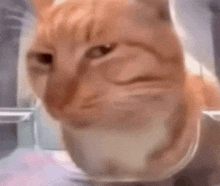
#> input picture openCV/cat-cat-meme.jpg, 220 x 186 px
$ jupyter execute opencv_filtering_practice.ipynb   (shell and % lines are left out)
#> lines starting #> are read from the running program, lines starting #| are printed output that depends on the picture; after the words box and inside, x2 and y2 are one past the last pixel; in counts of white or black regions, pixels touching at a corner belong together
# OpenCV Image Filtering Practice

This notebook demonstrates various image filtering techniques using OpenCV:
- Blurring filters (Averaging, Gaussian, Median)
- Sharpening filters
- Image comparison and saving

**Note**: This notebook is adapted for Jupyter environment with matplotlib for image display instead of cv2.imshow()

[cell 1]
import cv2
import numpy as np
import os
import matplotlib.pyplot as plt
from matplotlib.patches import Rectangle

# Set matplotlib to display images inline

print(f"OpenCV Version: {cv2.__version__}")
print(f"NumPy Version: {np.__version__}")

[cell 2]
# --- Configuration ---
image_path = 'cat-cat-meme.jpg'  # Using available cat image
output_dir = 'output_images_day62/'  # Directory to save processed images

# Create output directory if it doesn't exist
if not os.path.exists(output_dir):
    os.makedirs(output_dir)
    print(f"Created output directory: {output_dir}")
else:
    print(f"Output directory already exists: {output_dir}")

[cell 3]
# Helper function to display images using matplotlib (Jupyter-friendly)
def display_and_save(title, image, filename=None, figsize=(10, 8)):
    """
    Display image using matplotlib and optionally save it
    """
    plt.figure(figsize=figsize)

    # Convert BGR to RGB for matplotlib display
    if len(image.shape) == 3:
        image_rgb = cv2.cvtColor(image, cv2.COLOR_BGR2RGB)
        plt.imshow(image_rgb)
    else:
        plt.imshow(image, cmap='gray')

    plt.title(title, fontsize=14, fontweight='bold')
    plt.axis('off')
    plt.tight_layout()
    plt.show()

    if filename:
        full_path = os.path.join(output_dir, filename)
        cv2.imwrite(full_path, image)
        print(f"  Saved: {full_path}")

def display_comparison(title, img1, img2, label1="Original", label2="Processed", figsize=(15, 6)):
    """
    Display two images side by side for comparison
    """
    fig, axes = plt.subplots(1, 2, figsize=figsize)

    # Convert BGR to RGB for matplotlib display
    if len(img1.shape) == 3:
        img1_rgb = cv2.cvtColor(img1, cv2.COLOR_BGR2RGB)
        img2_rgb = cv2.cvtColor(img2, cv2.COLOR_BGR2RGB)
    else:
        img1_rgb = img1
        img2_rgb = img2

    axes[0].imshow(img1_rgb)
    axes[0].set_title(label1, fontsize=12, fontweight='bold')
    axes[0].axis('off')

    axes[1].imshow(img2_rgb)
    axes[1].set_title(label2, fontsize=12, fontweight='bold')
    axes[1].axis('off')

    fig.suptitle(title, fontsize=14, fontweight='bold')
    plt.tight_layout()
    plt.show()

## 1. Load the Image

[cell 4]
# --- 1. Load the Image ---
img_orig = cv2.imread(image_path)
#> img_orig is the input picture: shape (186, 220, 3); mean B, G, R 115, 127, 164.8

if img_orig is None:
    print(f"Error: Could not load image from {image_path}. Please check the path and file name.")
    print("Available images in current directory:")
    for file in os.listdir('.'):
        if file.lower().endswith(('.png', '.jpg', '.jpeg', '.bmp', '.tiff')):
            print(f"  - {file}")
else:
    print(f"Successfully loaded image: {image_path}")
    print(f"\nOriginal Image Properties:")
    print(f"  Shape (Height, Width, Channels): {img_orig.shape}")
#|   Shape (Height, Width, Channels): (186, 220, 3)
    print(f"  Data Type: {img_orig.dtype}")
#|   Data Type: uint8

    display_and_save('Original Image', img_orig)

## 2. Blurring Filters

### 2.1 Averaging Blur (cv2.blur)
Simple box filter that replaces each pixel with the average of its neighborhood.

[cell 5]
print("--- Applying Averaging Blur Filters ---")

# 2.1 Averaging Blur (cv2.blur)
# Kernel sizes to experiment with
kernel_sizes_blur = [(3, 3), (7, 7), (15, 15)]

for ksize in kernel_sizes_blur:
    blurred_avg = cv2.blur(img_orig, ksize)
    title = f'Averaging Blur (Kernel: {ksize})'
    filename = f'blurred_avg_{ksize[0]}x{ksize[1]}.jpg'

    display_comparison(title, img_orig, blurred_avg, "Original", f"Blurred {ksize}")

    # Save the processed image
    full_path = os.path.join(output_dir, filename)
    cv2.imwrite(full_path, blurred_avg)
    print(f"Saved: {full_path}\n")
#> this loop made 3 passes
#> pass 1, in display_comparison, `plt.show()`:
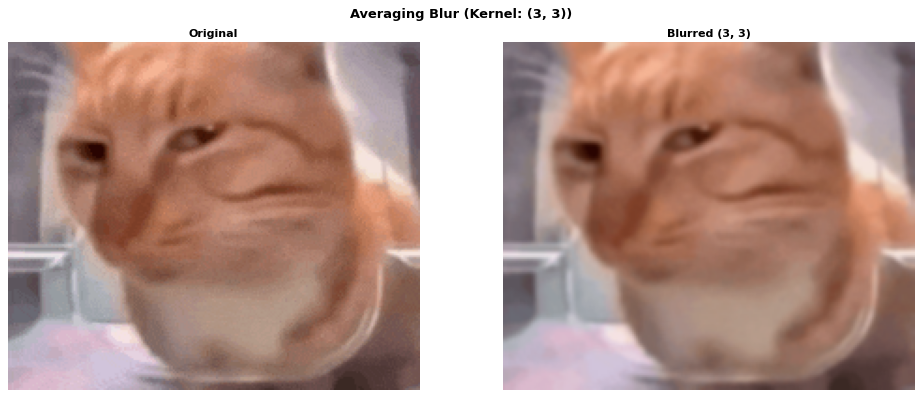
#> figure drawn by matplotlib, 2 panels
#> pass 2, `blurred_avg = cv2.blur(img_orig, ksize)`:
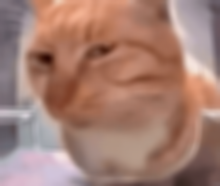
#> blurred_avg: shape (186, 220, 3); mean B, G, R 115, 127, 164.8

### 2.2 Gaussian Blur (cv2.GaussianBlur)
Uses a Gaussian kernel for more natural-looking blur with weighted averaging.

[cell 6]
print("--- Applying Gaussian Blur Filters ---")

# 2.2 Gaussian Blur (cv2.GaussianBlur)
# Kernel sizes and sigmaX to experiment with
gaussian_params = [((5, 5), 0), ((9, 9), 2), ((15, 15), 5)]  # (ksize, sigmaX)

for ksize, sigmaX in gaussian_params:
    blurred_gaussian = cv2.GaussianBlur(img_orig, ksize, sigmaX)
    title = f'Gaussian Blur (Kernel: {ksize}, SigmaX: {sigmaX})'
    filename = f'blurred_gaussian_{ksize[0]}x{ksize[1]}_s{sigmaX}.jpg'

    display_comparison(title, img_orig, blurred_gaussian, "Original", f"Gaussian {ksize}, σ={sigmaX}")

    # Save the processed image
    full_path = os.path.join(output_dir, filename)
    cv2.imwrite(full_path, blurred_gaussian)
    print(f"Saved: {full_path}\n")

### 2.3 Median Blur (cv2.medianBlur)
Excellent for removing salt-and-pepper noise. Let's first add some noise to demonstrate its effectiveness.

[cell 7]
print("--- Creating Noisy Image for Median Blur Demo ---")

# 2.3 Median Blur (cv2.medianBlur)
# Good for salt-and-pepper noise; ksize must be odd
kernel_sizes_median = [3, 5, 9]

# Add some simulated salt-and-pepper noise to original image for better demo
noisy_img = img_orig.copy()

# Add salt-and-pepper noise (basic implementation for demo)
num_salt = int(0.001 * img_orig.shape[0] * img_orig.shape[1])  # 0.1% salt noise
#> num_salt = 40
coords = [np.random.randint(0, i - 1, num_salt) for i in img_orig.shape[:2]]
noisy_img[coords[0], coords[1]] = [255, 255, 255]  # Salt (white pixels)
#> noisy_img: shape (186, 220, 3); 0.1% of pixels changed, all inside (x1, y1, x2, y2) = (1, 9, 204, 178)

num_pepper = int(0.001 * img_orig.shape[0] * img_orig.shape[1])  # 0.1% pepper noise
#> num_pepper = 40
coords = [np.random.randint(0, i - 1, num_pepper) for i in img_orig.shape[:2]]
noisy_img[coords[0], coords[1]] = [0, 0, 0]  # Pepper (black pixels)
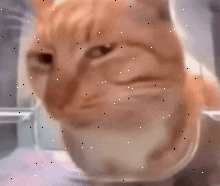
#> noisy_img: shape (186, 220, 3); mean B, G, R 115, 127, 164.7

display_comparison('Original vs Noisy Image', img_orig, noisy_img, "Original", "With Salt & Pepper Noise")

# Save noisy image
cv2.imwrite(os.path.join(output_dir, 'original_noisy.jpg'), noisy_img)
print(f"Saved: {os.path.join(output_dir, 'original_noisy.jpg')}")
#| Saved: output_images_day62/original_noisy.jpg

[cell 8]
print("--- Applying Median Blur Filters ---")

for ksize in kernel_sizes_median:
    blurred_median = cv2.medianBlur(noisy_img, ksize)
    title = f'Median Blur (Kernel: {ksize})'
    filename = f'blurred_median_{ksize}.jpg'

    display_comparison(title, noisy_img, blurred_median, "Noisy Image", f"Median Blur {ksize}x{ksize}")

    # Save the processed image
    full_path = os.path.join(output_dir, filename)
    cv2.imwrite(full_path, blurred_median)
    print(f"Saved: {full_path}\n")

## 3. Sharpening Filters

Using `cv2.filter2D` with custom kernels to enhance edges and details.

[cell 9]
print("--- Applying Sharpening Filter ---")

# Define a sharpening kernel
# This kernel enhances the center pixel relative to its neighbors
sharpen_kernel = np.array([
    [ 0, -1,  0],
    [-1,  5, -1],
    [ 0, -1,  0]
], dtype=np.float32)  # Use float32 for kernel to allow negative values

print("Sharpening Kernel:")
print(sharpen_kernel)

# Apply the sharpening filter
# ddepth = -1 means the output image will have the same depth as the input
sharpened_img = cv2.filter2D(img_orig, -1, sharpen_kernel)
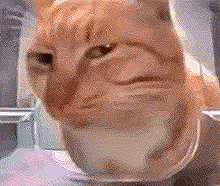
#> sharpened_img: shape (186, 220, 3); mean B, G, R 115, 127, 164.6

display_comparison('Original vs Sharpened', img_orig, sharpened_img, "Original", "Sharpened")

# Save sharpened image
cv2.imwrite(os.path.join(output_dir, 'sharpened_image.jpg'), sharpened_img)
print(f"Saved: {os.path.join(output_dir, 'sharpened_image.jpg')}")
#| Saved: output_images_day62/sharpened_image.jpg

### Alternative Sharpening Kernel

Let's try a more aggressive sharpening kernel for comparison.

[cell 10]
# Another common sharpening kernel (more aggressive)
sharpen_kernel_aggressive = np.array([
    [-1, -1, -1],
    [-1,  9, -1],
    [-1, -1, -1]
], dtype=np.float32)

print("Aggressive Sharpening Kernel:")
print(sharpen_kernel_aggressive)

# Apply the aggressive sharpening filter
sharpened_aggressive = cv2.filter2D(img_orig, -1, sharpen_kernel_aggressive)
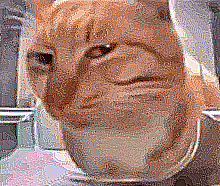
#> sharpened_aggressive: shape (186, 220, 3); mean B, G, R 114.8, 126.7, 163.7

display_comparison('Mild vs Aggressive Sharpening', sharpened_img, sharpened_aggressive,
                  "Mild Sharpening", "Aggressive Sharpening")

# Save aggressive sharpened image
cv2.imwrite(os.path.join(output_dir, 'sharpened_aggressive.jpg'), sharpened_aggressive)
print(f"Saved: {os.path.join(output_dir, 'sharpened_aggressive.jpg')}")
#| Saved: output_images_day62/sharpened_aggressive.jpg

## 4. Final Comparison

Let's create a comprehensive comparison showing the original image alongside different processing techniques.

[cell 11]
# Create a comprehensive comparison
fig, axes = plt.subplots(2, 3, figsize=(18, 12))

# Convert all images to RGB for display
img_orig_rgb = cv2.cvtColor(img_orig, cv2.COLOR_BGR2RGB)
blurred_avg_rgb = cv2.cvtColor(cv2.blur(img_orig, (7, 7)), cv2.COLOR_BGR2RGB)
blurred_gaussian_rgb = cv2.cvtColor(cv2.GaussianBlur(img_orig, (9, 9), 2), cv2.COLOR_BGR2RGB)
blurred_median_rgb = cv2.cvtColor(cv2.medianBlur(noisy_img, 5), cv2.COLOR_BGR2RGB)
sharpened_rgb = cv2.cvtColor(sharpened_img, cv2.COLOR_BGR2RGB)
noisy_rgb = cv2.cvtColor(noisy_img, cv2.COLOR_BGR2RGB)

# Display images
axes[0, 0].imshow(img_orig_rgb)
axes[0, 0].set_title('Original Image', fontweight='bold')
axes[0, 0].axis('off')

axes[0, 1].imshow(blurred_avg_rgb)
axes[0, 1].set_title('Averaging Blur (7x7)', fontweight='bold')
axes[0, 1].axis('off')

axes[0, 2].imshow(blurred_gaussian_rgb)
axes[0, 2].set_title('Gaussian Blur (9x9, σ=2)', fontweight='bold')
axes[0, 2].axis('off')

axes[1, 0].imshow(noisy_rgb)
axes[1, 0].set_title('With Salt & Pepper Noise', fontweight='bold')
axes[1, 0].axis('off')

axes[1, 1].imshow(blurred_median_rgb)
axes[1, 1].set_title('Median Blur (5x5)', fontweight='bold')
axes[1, 1].axis('off')

axes[1, 2].imshow(sharpened_rgb)
axes[1, 2].set_title('Sharpened Image', fontweight='bold')
axes[1, 2].axis('off')

plt.suptitle('OpenCV Image Filtering Techniques Comparison', fontsize=16, fontweight='bold')
plt.tight_layout()
plt.show()

print("\n--- All image filtering tasks demonstrated successfully! ---")
print(f"All processed images have been saved to: {output_dir}")
#| All processed images have been saved to: output_images_day62/

$ run again, with openCV/sample.jpg copied over openCV/cat-cat-meme.jpg
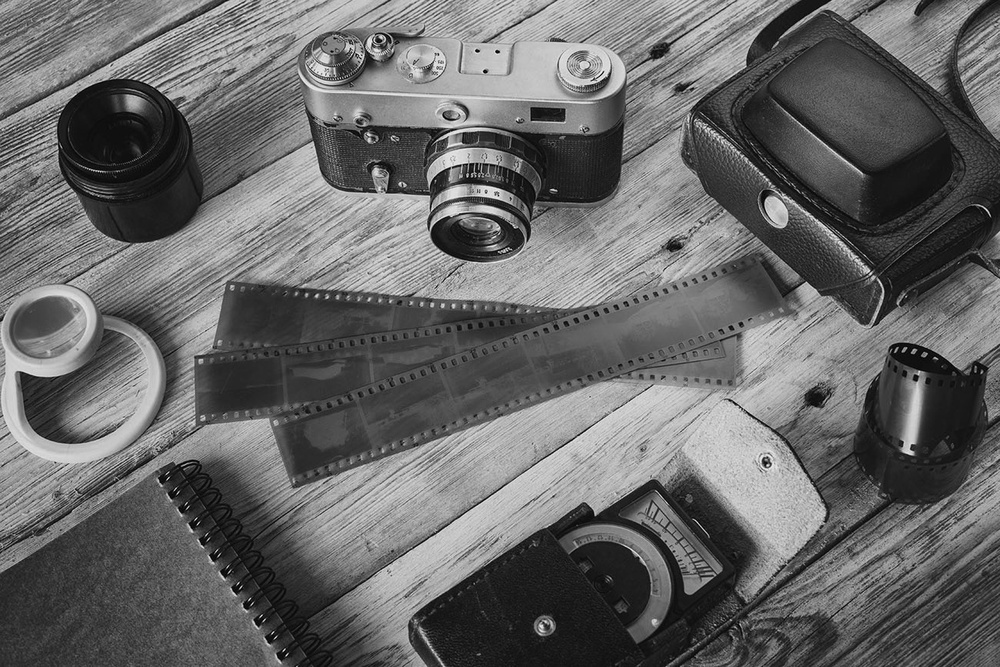
#> input picture openCV/sample.jpg, 1000 x 667 px, shrunk from 1300 x 867 before the run
#> img_orig is the input picture: shape (667, 1000, 3); min 0, max 249, mean 103.4
#|   Shape (Height, Width, Channels): (667, 1000, 3)
#|   Data Type: uint8
#> the loop `for ksize in kernel_sizes_blur:` made 3 passes
#> pass 1, in display_comparison, `plt.show()`:
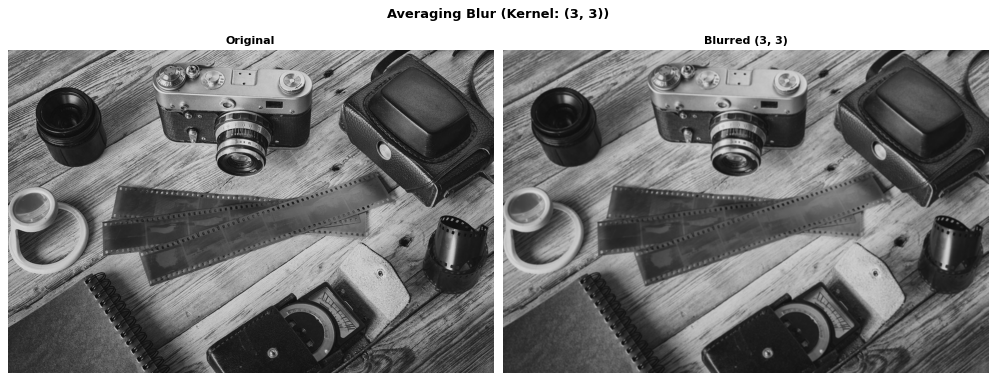
#> figure drawn by matplotlib, 2 panels
#> the loop `for ksize, sigmaX in gaussian_params:` made 3 passes
#| Saved: output_images_day62/blurred_gaussian_5x5_s0.jpg
#| Saved: output_images_day62/blurred_gaussian_9x9_s2.jpg
#| Saved: output_images_day62/blurred_gaussian_15x15_s5.jpg
#| Saved: output_images_day62/original_noisy.jpg
#> the loop `for ksize in kernel_sizes_median:` made 3 passes
#| Saved: output_images_day62/blurred_median_3.jpg
#| Saved: output_images_day62/blurred_median_5.jpg
#| Saved: output_images_day62/blurred_median_9.jpg
#| Saved: output_images_day62/sharpened_image.jpg
#> `sharpened_aggressive = cv2.filter2D(img_orig, -1, sharpen_kernel_aggre..`:
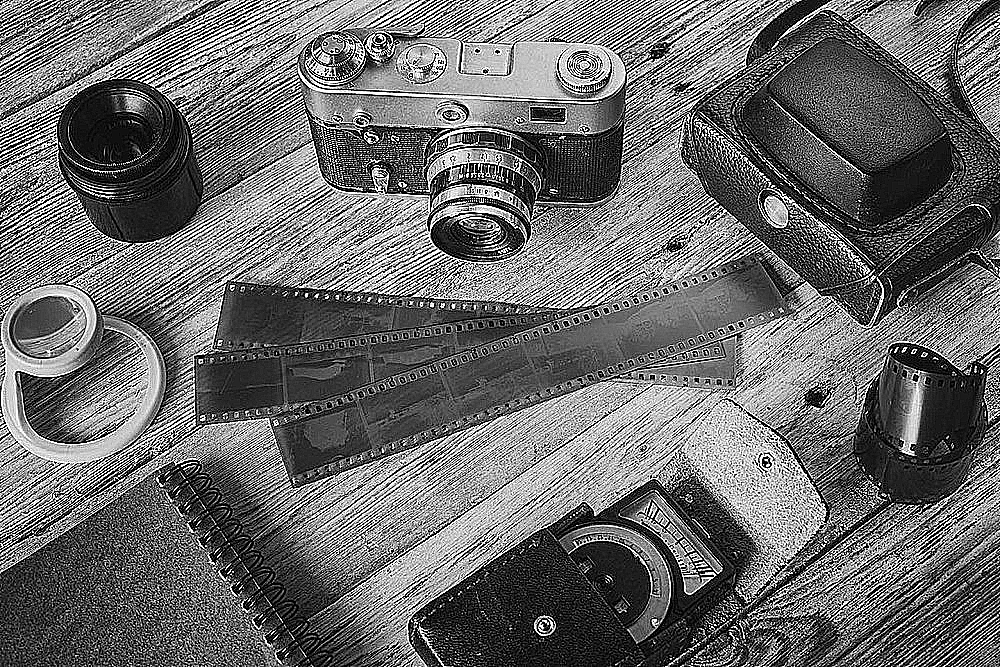
#> sharpened_aggressive: shape (667, 1000, 3); min 0, max 255, mean 107.3
#| Saved: output_images_day62/sharpened_aggressive.jpg
#| All processed images have been saved to: output_images_day62/
